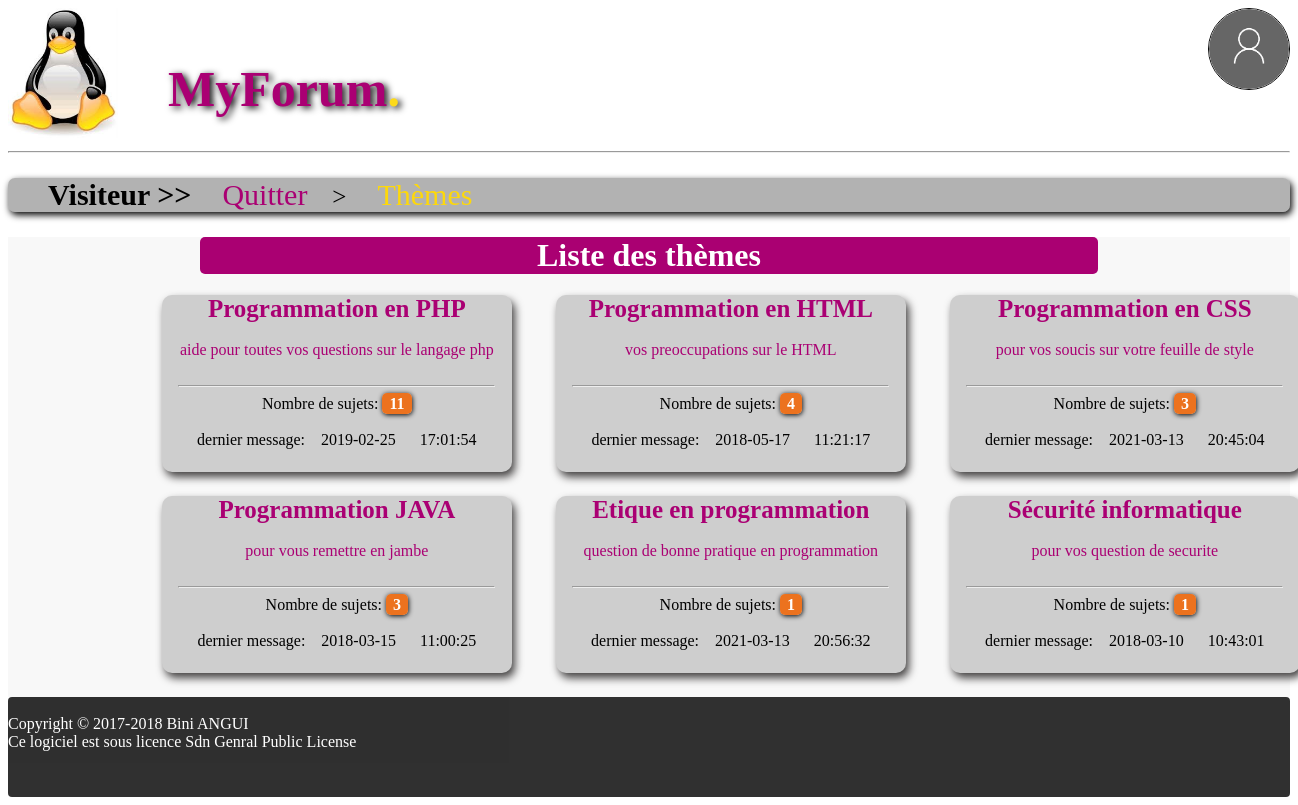
The app's page /myforum/index.php with its own data.
### tables this page shows
CREATE TABLE IF NOT EXISTS `themes` (
  `id_theme` tinyint(3) UNSIGNED NOT NULL AUTO_INCREMENT,
  `name` varchar(30) NOT NULL,
  `description` varchar(255) NOT NULL,
  PRIMARY KEY (`id_theme`)
);

### myforum/index.php (the view, shortened to what this page needs)
<!DOCTYPE html>
<!DOCTYPE html>
<html>
<head>
	<link rel="stylesheet" type="text/css" href="default.css">
	<link rel="stylesheet" type="text/css" href="themes.css">
</head>
<body>
	<div class="header">
		<img class="icon" src="imgs/linux.png" title="icon MyForum">
		<?php
			$photo=nom_photo($_SESSION['pseudo']);
			if ($photo && $_SESSION['pseudo']!="Visiteur") {
				echo '<a href="chargerphoto.php"><img  class="photoprofil" src="imgs/'.$photo.'" title="profil de '.$_SESSION['pseudo'].'"></a>';
			}
			elseif(!$photo){
				echo '<a href="chargerphoto.php"><img  class="photoprofil" src="imgs/Visiteur.png" title="profil de '.$_SESSION['pseudo'].'"></a>';
			}
			else{
				echo '<img  class="photoprofil" src="imgs/Visiteur.png" title="photo de profil">';
			}
		?>
		<?php
			function nom_photo($pseudo){
				if($dossier = opendir("imgs/")){
					while(false !== ($fichier = readdir($dossier))){
						$nom_fichier= explode(".", $fichier);
						if($nom_fichier[0]==$pseudo){
							return $fichier;
						}
					}
					return 0;
				}
				else{
					return 0;
				}
			}
		?>
		<br/>
		<h1 class="site"><a href="index.php">MyForum<span class="point">.</span></a></h1>
		<hr>
	</div>
	<div class="menu">
		<ul>
			<?php echo '<span class="pseudo">'.$_SESSION['pseudo'].' >></span> </a></li>';	?>
			<li class="li"><a href="login.php">Quitter</a></li>>
			<li class="li"><a href="#"><span class="focus">Thèmes</span> </li>
		</ul>
	</div>
	<div class="main1">
	<h1 class="legend" align="center">Liste des thèmes</h1>
	<?php
		try{
			$id_con=connexPDO("myforum");
			$id_con->setAttribute(PDO::ATTR_ERRMODE, PDO::ERRMODE_EXCEPTION);
			$req =$id_con->query('SELECT id_theme, name, description FROM themes');
			$i=0;
			while($result=$req->fetch()) {
				$req2=$id_con->query('SELECT date, time, title FROM subjects WHERE subjects.id_theme ="'.$result['id_theme'].'" ORDER BY date desc, time desc ');
				$result2=$req2->fetch();
				$req3 =$id_con->query('SELECT count(id_theme) AS nb_sujet FROM subjects WHERE id_theme="'.$result['id_theme'].'" ');
				$result3=$req3->fetch();
				$nom=utf8_decode($result['name']) ;
		  		echo '<div class="col" align="center">
					<a style="font-size: 25px; font-weight: bold;" class="lien" href="sujets.php?theme=';echo $result['id_theme'];echo '&amp;name=';echo $result['name'].'">';echo $nom.'</a>
					<br/><br/>
					<a class="lien" href="sujets.php?theme=';echo $result['id_theme'];echo '&amp;name=';echo $result['name'].'">';echo $result['description'].'</a>
					<br/><br/>
					<hr class="hr">
					Nombre de sujets: <b>'.$result3['nb_sujet'].'</b>
					<br/><br/>
					dernier message:&emsp;';echo $result2['date'].' &emsp; '.$result2['time'].'
				</div>  ';
				$i++;
				if ($i>2) {
					echo "<br/>";
					$i=0;
				}
			}
		}
		catch(Exception $e){
			$e->getMessage();
		}
	?>
	</div>
	<div class="footer">
		<br/>
		Copyright &copy; 2017-2018 Bini ANGUI<br />
		Ce logiciel est sous licence Sdn Genral Public License
	</div>
</body>
</html>

### myforum/default.css (style rules this page uses)
.icon { float: left; height: 130px; width: 110px; }
.site { position: relative; color: #aa0073; font-size: 50px; left: 50px; text-shadow: 3px 2px 7px black; }
.point { color: #fdda19; }
.li { font-size: 30px; display: inline; padding: 2%; }
a { color: #aa0073; text-decoration: none; }
.footer { background-color: rgba(0, 0, 0, 0.9); opacity: 0.9; color: white; height: 100px; border-radius: 4px/4px; bottom: 0px; }
.menu { background-color: rgba(0, 0, 0, 0.3); background:hsl(); font-size: 25px; border-radius: 7px/7px; box-shadow: 2px 3px 7px black; }
.focus { color: #fdd80b; }
.legend { font-weight: bold; color: white; background-color: #aa0072; border-radius: 5px/5px; }
.pseudo { font-weight: bold; font-size: 30px; }
.photoprofil { float: right; width: 80px; height: 80px; border-radius: 800px/800px; border: 1px solid black; }

### myforumsecu/themes.css (style rules this page uses)
.main1 { background: #f8f8f8; }
.col { display: inline-block; position: relative; left: 12%; height: 170px; margin-right: 40px; margin-bottom: 20px; padding-bottom: 7px; width: 350px; max-width: 350px; background: #cecece; overflow: hidden; border-radius: 10px/10px; box-shadow: 3px 5px 8px #434141; }
.hr { width: 90%; }
b { background: #ec721e; font-weight: bold; padding: 2px; padding-left: 7px; padding-right: 7px; color: white; border-radius: 5px/5px; box-shadow: 0.5px 1px 5px black; }
.legend { position: relative; width: 70%; left: 15%; }

### records on screen
themes: name "Programmation en PHP", description "aide pour toutes vos questions sur le langage php", nb_sujet "11", date "2019-02-25", time "17:01:54"
themes: name "Programmation en HTML", description "vos preoccupations sur le HTML", nb_sujet "4", date "2018-05-17", time "11:21:17"
themes: name "Programmation en CSS", description "pour vos soucis sur votre feuille de style", nb_sujet "3", date "2021-03-13", time "20:45:04"
themes: name "Programmation JAVA", description "pour vous remettre en jambe", nb_sujet "3", date "2018-03-15", time "11:00:25"
themes: name "Etique en programmation", description "question de bonne pratique en programmation", nb_sujet "1", date "2021-03-13", time "20:56:32"
themes: name "Sécurité informatique", description "pour vos question de securite", nb_sujet "1", date "2018-03-10", time "10:43:01"

### other values on screen
$_SESSION['pseudo'] "Visiteur"
